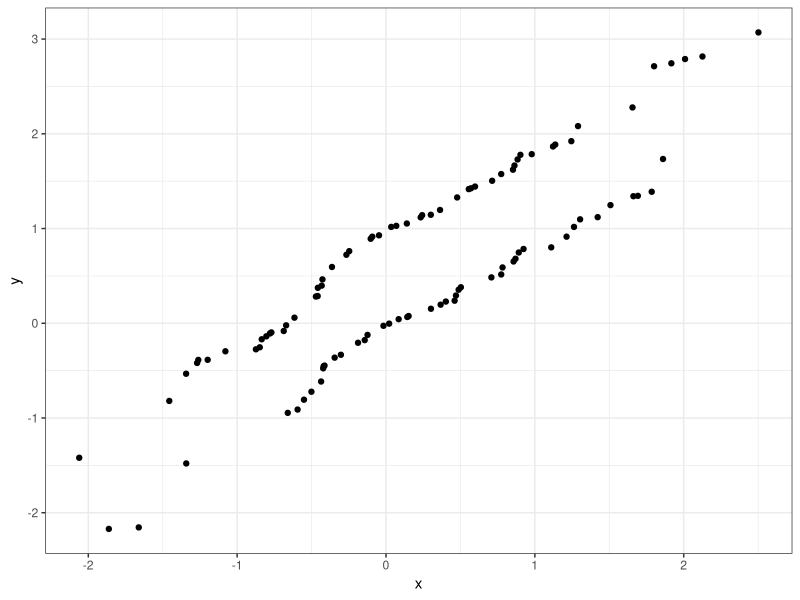

Write the R code that produced this figure. (Note: this script raises an error after producing the figure.)
# Clear workspace
# ------------------------------------------------------------------------------
rm(list=ls())

# Load libraries
# ------------------------------------------------------------------------------
library('tidyverse')
library('readr')
library('broom')
library('cowplot')

# Load data
# ------------------------------------------------------------------------------
my_data = read_delim(file = 'data/stratification_analysis.txt', delim = "\t")
my_data = my_data %>% mutate(z = factor(z))

# Visualise the data
# ------------------------------------------------------------------------------
p1 = my_data %>%
  ggplot(aes(x = x, y = y)) +
  geom_point() + 
  theme_bw()

# Perform a linear regression on the data stratified on z
# ------------------------------------------------------------------------------
my_models_tidy = my_data %>%
  group_by(z) %>%
  do(model = lm(data=., y ~ x) %>% tidy %>% slice(2),
     ci    = lm(data=., y ~ x) %>% confint %>% tidy %>% slice(2),
     n     = nrow(.) ) %>%
  unnest(model,ci, n) %>% 
  select(-.rownames) %>% 
  rename(ci_2.5 = X2.5.., ci_97.5 = X97.5..)
print(my_models_tidy)

# Visualise the data with the regression line and confidence bands
# ------------------------------------------------------------------------------
p2 = my_data %>%
  ggplot(aes(x = x, y = y, colour = z)) +
  geom_point() + 
  geom_smooth(method='lm',formula = y ~ x) +
  theme_bw()

my_plot = plot_grid(p1,p2)
print(my_plot)
